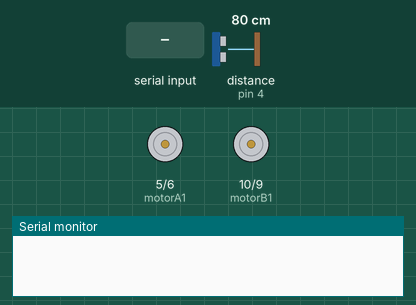
Simulated run of this sketch. Board: Arduino Uno, built with avr-gcc and run on an emulated ATmega328P. Shown: motor-driver pin pairs drawn as motors (green arrow = first pin HIGH = forward, orange = second pin HIGH = backward, longer = more drive), the last lines printed to the serial monitor. Wiring (inferred from the names in the program): ultrasonic range finder: trigger pin 3; echo pin 4. The test bench sets the inputs (shaded band); at power-on: distance to the obstacle (sensor on pin 4) 80 cm. The echo pulse lasts 58.3 µs per cm.

Above: at 1.2 s.
1.3 s: distance to the obstacle (sensor on pin 4) set to 17 cm
2.8 s: distance to the obstacle (sensor on pin 4) set to 12 cm
At 3.3 s:
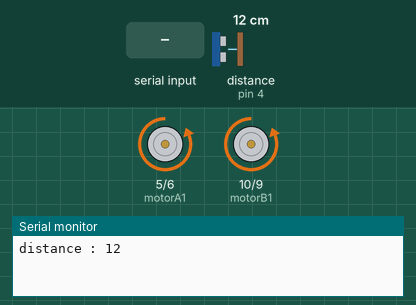
8.8 s: distance to the obstacle (sensor on pin 4) set to 18 cm
At 9.3 s:
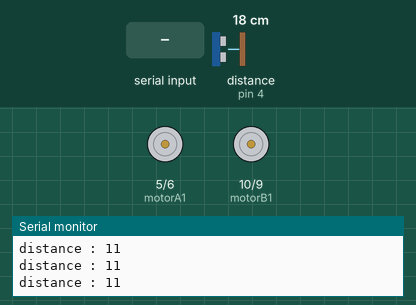
10.3 s: byte 0 (0) received over Serial
At 11.5 s:
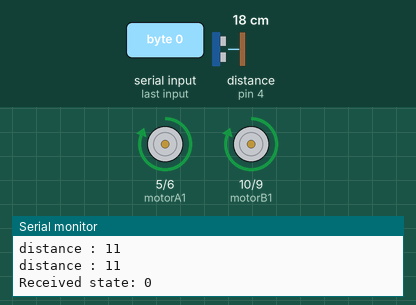
11.8 s: byte 1 (1) received over Serial
At 12.6 s:
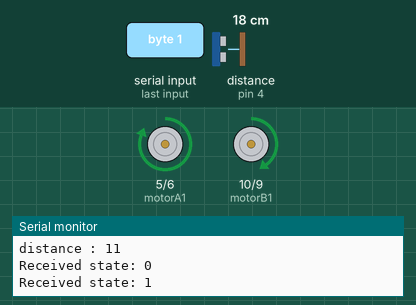
Timing chart, 0 to 14.3 s (numbered marks = the images above; inputs shaded):
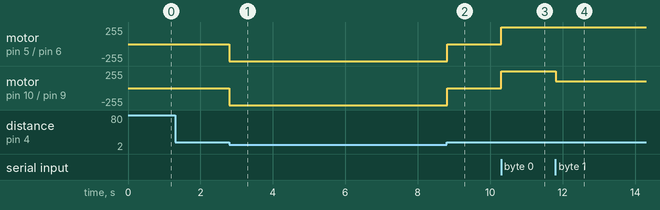

The sketch:

CarCodes.ino
```cpp
// L298N Connection
const int motorA1 = 5;   // IN3 input of L298N
const int motorA2 = 6;   // IN1 input of L298N
const int motorB1 = 10;  // IN2 input of L298N
const int motorB2 = 9;   // IN4 input of L298N

const int trigPin = 3;
const int echoPin = 4;
long duration, distance;


int state = -1;               // Variable for signal from Bluetooth device
int vSpeed = 255;        // Default speed, can be between 0-255

void setup() {
  pinMode(trigPin, OUTPUT);
  pinMode(echoPin, INPUT);

  // Define pins as outputs
  pinMode(motorA1, OUTPUT);
  pinMode(motorA2, OUTPUT);
  pinMode(motorB1, OUTPUT);
  pinMode(motorB2, OUTPUT);

  // Start serial communication at 9600 baud
  Serial.begin(9600);
}
void loop() {

  // Check if there is data available from Bluetooth
 if (Serial.available() > 0) {
  state = Serial.read();
  Serial.print("Received state: ");
  Serial.println(state);
}

  // setSpeed(state);
  setHcSR04();

  if(distance < 15){
    Serial.print("distance : ");
    Serial.println(distance);
    goReverse();
    delay(1000);
    stopMotors();
  }

  else{
      executeCommand(state);
  }
 }
void setHcSR04(){
  digitalWrite(trigPin, LOW);
  delayMicroseconds(2);
  digitalWrite(trigPin, HIGH);
  delayMicroseconds(10);
  digitalWrite(trigPin, LOW);
  duration = pulseIn(echoPin, HIGH);
  distance = duration/58.2;
}


void executeCommand(int state) {
  switch (state) {
    case 0: goForward(); break;
    case 1: goForwardLeft(); break;
    case 2: goForwardRight(); break;
    case 3: goReverse(); break;
    case 4: goReverseLeft(); break;
    case 5: goReverseRight(); break;
    case 6: turnLeft(); break;
    case 7: turnRight(); break;
    case 8: stopMotors(); break;
  }
}

// Function definitions for each movement direction

void goForward() {
  analogWrite(motorA1, vSpeed);
  analogWrite(motorA2, 0);
  analogWrite(motorB1, vSpeed);
  analogWrite(motorB2, 0);
}

void goForwardLeft() {
  analogWrite(motorA1, vSpeed);
  analogWrite(motorA2, 0);
  analogWrite(motorB1, 100);
  analogWrite(motorB2, 0);
}

void goForwardRight() {
  analogWrite(motorA1, 100);
  analogWrite(motorA2, 0);
  analogWrite(motorB1, vSpeed);
  analogWrite(motorB2, 0);
}

void goReverse() {
  analogWrite(motorA1, 0);
  analogWrite(motorA2, vSpeed);
  analogWrite(motorB1, 0);
  analogWrite(motorB2, vSpeed);
}

void goReverseLeft() {
  analogWrite(motorA1, 0);
  analogWrite(motorA2, 100);
  analogWrite(motorB1, 0);
  analogWrite(motorB2, vSpeed);
}

void goReverseRight() {
  analogWrite(motorA1, 0);
  analogWrite(motorA2, vSpeed);
  analogWrite(motorB1, 0);
  analogWrite(motorB2, 100);
}

void turnLeft() {
  analogWrite(motorA1, vSpeed);
  analogWrite(motorA2, 150);
  analogWrite(motorB1, 0);
  analogWrite(motorB2, 0);
}

void turnRight() {
  analogWrite(motorA1, 0);
  analogWrite(motorA2, 0);
  analogWrite(motorB1, vSpeed);
  analogWrite(motorB2, 150);
}

void stopMotors() {
  analogWrite(motorA1, 0);
  analogWrite(motorA2, 0);
  analogWrite(motorB1, 0);
  analogWrite(motorB2, 0);
}
```

Measured:
- the behaviour switches between 15 and 14 cm on distance to the obstacle (sensor on pin 4) (found by bisection; images 0 and 1)
- after the input at 1.3 s, every drawn part: stays the same
- after the input at 2.8 s, motor on pin 5 (motorA1) / pin 6 (motorA2), motor on pin 10 (motorB1) / pin 9 (motorB2): stopped → backward 255/255 at once
- after the input at 8.8 s, motor on pin 5 (motorA1) / pin 6 (motorA2), motor on pin 10 (motorB1) / pin 9 (motorB2): backward 255/255 → stopped at once
- after the input at 10.3 s, motor on pin 5 (motorA1) / pin 6 (motorA2), motor on pin 10 (motorB1) / pin 9 (motorB2): stopped → forward 255/255 at once
- after the input at 11.8 s, motor on pin 10 (motorB1) / pin 9 (motorB2): forward 255/255 → forward 100/255 at once
